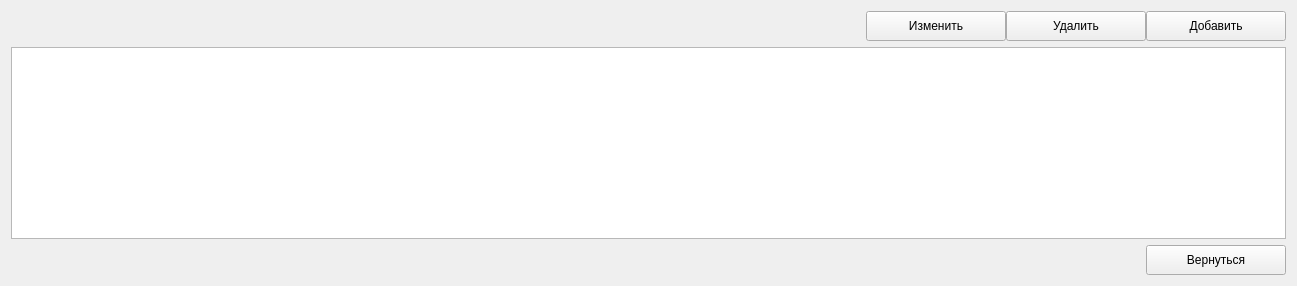
          <widget class="QWidget" name="pageListTask">
           <layout class="QGridLayout" name="gridLayout_44">
            <item row="1" column="0">
             <widget class="QTableView" name="tableListTask">
              <property name="selectionBehavior">
               <enum>QAbstractItemView::SelectRows</enum>
              </property>
             </widget>
            </item>
            <item row="0" column="0">
             <widget class="QWidget" name="widget_27" native="true">
              <layout class="QGridLayout" name="gridLayout_43">
               <property name="leftMargin">
                <number>0</number>
               </property>
               <property name="topMargin">
                <number>0</number>
               </property>
               <property name="rightMargin">
                <number>0</number>
               </property>
               <property name="bottomMargin">
                <number>0</number>
               </property>
               <property name="spacing">
                <number>0</number>
               </property>
               <item row="0" column="3">
                <widget class="QPushButton" name="addListTask">
                 <property name="minimumSize">
                  <size>
                   <width>140</width>
                   <height>30</height>
                  </size>
                 </property>
                 <property name="maximumSize">
                  <size>
                   <width>140</width>
                   <height>30</height>
                  </size>
                 </property>
                 <property name="text">
                  <string>Добавить</string>
                 </property>
                 <property name="icon">
                  <iconset resource="resource.qrc">
                   <normaloff>:/icon/icon/free-icon-add-7222864.png</normaloff>:/icon/icon/free-icon-add-7222864.png</iconset>
                 </property>
                 <property name="iconSize">
                  <size>
                   <width>20</width>
                   <height>20</height>
                  </size>
                 </property>
                </widget>
               </item>
               <item row="0" column="2">
                <widget class="QPushButton" name="deleteListTask">
                 <property name="minimumSize">
                  <size>
                   <width>140</width>
                   <height>30</height>
                  </size>
                 </property>
                 <property name="maximumSize">
                  <size>
                   <width>140</width>
                   <height>30</height>
                  </size>
                 </property>
                 <property name="text">
                  <string>Удалить</string>
                 </property>
                 <property name="icon">
                  <iconset resource="resource.qrc">
                   <normaloff>:/icon/icon/free-icon-minus-button-4315581 копия.png</normaloff>:/icon/icon/free-icon-minus-button-4315581 копия.png</iconset>
                 </property>
                 <property name="iconSize">
                  <size>
                   <width>20</width>
                   <height>20</height>
                  </size>
                 </property>
                </widget>
               </item>
               <item row="0" column="0">
                <spacer name="horizontalSpacer_43">
                 <property name="orientation">
                  <enum>Qt::Horizontal</enum>
                 </property>
                 <property name="sizeHint" stdset="0">
                  <size>
                   <width>855</width>
                   <height>20</height>
                  </size>
                 </property>
                </spacer>
               </item>
               <item row="0" column="1">
                <widget class="QPushButton" name="editListTask">
                 <property name="minimumSize">
                  <size>
                   <width>140</width>
                   <height>30</height>
                  </size>
                 </property>
                 <property name="maximumSize">
                  <size>
                   <width>140</width>
                   <height>30</height>
                  </size>
                 </property>
                 <property name="text">
                  <string>Изменить</string>
                 </property>
                 <property name="icon">
                  <iconset resource="resource.qrc">
                   <normaloff>:/icon/icon/free-icon-pencil-7266923.png</normaloff>:/icon/icon/free-icon-pencil-7266923.png</iconset>
                 </property>
                </widget>
               </item>
              </layout>
             </widget>
            </item>
            <item row="2" column="0">
             <widget class="QWidget" name="widget_4" native="true">
              <layout class="QHBoxLayout" name="horizontalLayout_15">
               <property name="spacing">
                <number>0</number>
               </property>
               <property name="leftMargin">
                <number>0</number>
               </property>
               <property name="topMargin">
                <number>0</number>
               </property>
               <property name="rightMargin">
                <number>0</number>
               </property>
               <property name="bottomMargin">
                <number>0</number>
               </property>
               <item>
                <spacer name="horizontalSpacer_26">
                 <property name="orientation">
                  <enum>Qt::Horizontal</enum>
                 </property>
                 <property name="sizeHint" stdset="0">
                  <size>
                   <width>829</width>
                   <height>20</height>
                  </size>
                 </property>
                </spacer>
               </item>
               <item>
                <widget class="QPushButton" name="cancelPageList">
                 <property name="minimumSize">
                  <size>
                   <width>140</width>
                   <height>30</height>
                  </size>
                 </property>
                 <property name="maximumSize">
                  <size>
                   <width>140</width>
                   <height>30</height>
                  </size>
                 </property>
                 <property name="text">
                  <string>Вернуться</string>
                 </property>
                 <property name="icon">
                  <iconset resource="resource.qrc">
                   <normaloff>:/icon/icon/free-icon-back-2644908.png</normaloff>:/icon/icon/free-icon-back-2644908.png</iconset>
                 </property>
                </widget>
               </item>
              </layout>
             </widget>
            </item>
           </layout>
          </widget>
